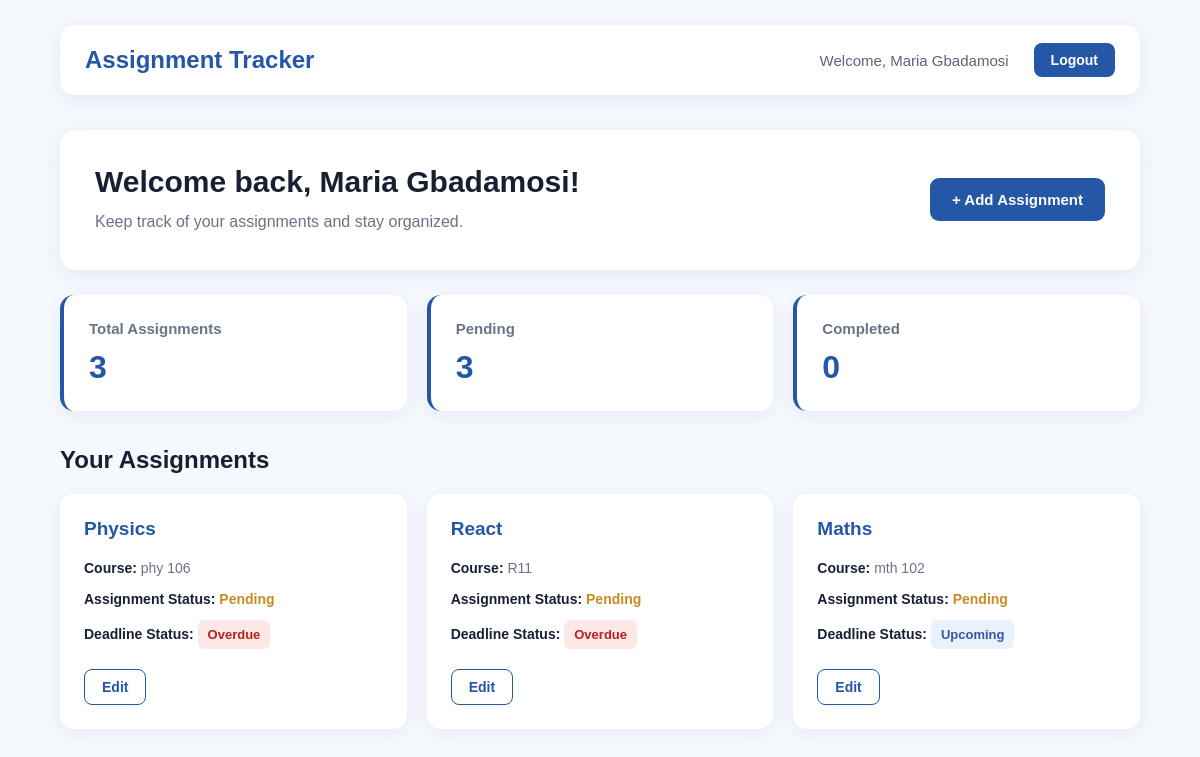
The page /dashboard (signed in) on the database its author committed.
### models/user.py (models this page shows, shortened)
class User(UserMixin, db.Model):
    __tablename__ = "Users"
    id = db.Column(db.Integer, primary_key=True)
    name = db.Column(db.String(100), nullable=False)
    email = db.Column(db.String(100), unique=True, nullable=False)
    password_hash = db.Column(db.String(255), nullable=False)
    is_admin = db.Column(db.Boolean, nullable=False, default=False)
    assignments = db.relationship(
       "Assignment",
           back_populates="user",
           lazy=True
    )

### models/assignment.py (models this page shows, shortened)
class Assignment(db.Model):
    id = db.Column(db.Integer, primary_key=True)
    title = db.Column(db.String(200), nullable=False)
    course = db.Column(db.String(100), nullable=False)
    description = db.Column(db.Text, nullable=True)
    due_date = db.Column(db.Date, nullable=False)
    status = db.Column(
        db.String(50),
        default="Pending"
    )
    user_id = db.Column(
        db.Integer,
        db.ForeignKey("Users.id"),
        nullable=False
    )
    user = db.relationship(
        "User",
        back_populates="assignments"
    )
    @property
    def deadline_status(self):
        if self.status and self.status.lower() == "completed":
            return "Completed"
        if self.due_date < date.today():
            return "Overdue"
        if self.due_date == date.today():
            return "Due Today"
        return "Upcoming"

### routes/main.py (the view)
@main.route("/dashboard")
@login_required
def homepage():
    assignments = Assignment.query.filter_by(
        user_id=current_user.id
    ).all()
    total_assignments = len(assignments)
    pending_assignments = len([
        assignment
        for assignment in assignments
        if assignment.status == "Pending"
    ])
    completed_assignments = len([
        assignment
        for assignment in assignments
        if assignment.status == "Completed"
    ])
    return render_template(
        "main/homepage.html",
        user=current_user,
        assignments=assignments,
        total_assignments=total_assignments,
        pending_assignments=pending_assignments,
        completed_assignments=completed_assignments
    )

### app.py (called while the page is built)
def create_app():
    app = Flask(__name__)
    app.config.from_object(Config)
    db.init_app(app)
    login_manager.init_app(app)
    login_manager.login_view = "auth.login"
    from models.user import User
    @login_manager.user_loader
    def load_user(user_id):
        return db.session.get(User, int(user_id))
    from models.assignment import Assignment
    from routes.main import main
    from routes.auth import auth
    from routes.admin import admin
    app.register_blueprint(auth)
    app.register_blueprint(main)
    app.register_blueprint(admin)
    with app.app_context():
        db.create_all()
    return app

### templates/main/homepage.html (shortened to what this page needs)
<!doctype html>
<html lang="en">
  <head>
    <link
      rel="stylesheet"
      href="{{ url_for('static', filename='css/homepage.css') }}"
    />
  </head>
  <body class="dashboard-page">
    <header class="dashboard-header">
      <div>
        <h1 class="brand-title">Assignment Tracker</h1>
      </div>
      <nav class="header-nav">
        <span class="welcome-user">Welcome, {{ user.name }}</span>
        <a class="logout-link" href="{{ url_for('auth.logout') }}">Logout</a>
      </nav>
    </header>
    <main class="dashboard-main">
      <section class="welcome-section">
        <div>
          <h2 class="welcome-title">Welcome back, {{ user.name }}!</h2>
          <p class="welcome-text">
            Keep track of your assignments and stay organized.
          </p>
        </div>
        <div>
          <a
            class="add-assignment-button"
            href="{{ url_for('main.add_assignment') }}"
          >
            + Add Assignment
          </a>
        </div>
      </section>
      <section class="stats-section" aria-label="Assignment statistics">
        <div class="stat-card">
          <h3 class="stat-title">Total Assignments</h3>
          <p class="stat-number">{{ total_assignments }}</p>
        </div>
        <div class="stat-card">
          <h3 class="stat-title">Pending</h3>
          <p class="stat-number">{{ pending_assignments }}</p>
        </div>
        <div class="stat-card">
          <h3 class="stat-title">Completed</h3>
          <p class="stat-number">{{ completed_assignments }}</p>
        </div>
      </section>
      <section class="assignments-section">
        <div class="assignments-heading">
          <h2 class="assignments-title">Your Assignments</h2>
        </div>
        {% if assignments %}
        <div class="assignments-grid">
          {% for assignment in assignments %}
          <article class="assignment-card">
            <h3 class="assignment-title">
              <a
                class="assignment-title-link"
                href="{{ url_for('main.assignment_detail', assignment_id=assignment.id) }}"
              >
                {{ assignment.title }}
              </a>
            </h3>
            <div class="assignment-info">
              <p class="assignment-detail">
                <strong class="detail-label">Course:</strong>
                {{ assignment.course }}
              </p>
              <p class="assignment-detail">
                <span class="detail-label">Assignment Status:</span>
                <span class="status-text {{ 'completed-status' if assignment.status and assignment.status|lower == 'completed' else 'pending-status' }}">
                  {{ assignment.status }}
                </span>
              </p>
              <p class="assignment-detail">
                <span class="detail-label">Deadline Status:</span>
                <span class="deadline-status deadline-{{ assignment.deadline_status|lower|replace(' ', '-') }}">
                  {{ assignment.deadline_status }}
                </span>
              </p>
            </div>
            <div class="assignment-actions">
              <a
                class="edit-button"
                href="{{ url_for('main.edit_assignment', assignment_id=assignment.id) }}"
              >
                Edit
              </a>
            </div>
          </article>
          {% endfor %}
        </div>
        {% endif %}
      </section>
    </main>
  </body>
</html>

### static/css/homepage.css (style rules this page uses)
.dashboard-page { margin: 0; padding: 0; min-height: 100vh; background-color: #f5f8fc; color: #172033; font-family: Arial, sans-serif; }
.dashboard-header { width: 90%; max-width: 1200px; margin: 25px auto 0; padding: 18px 25px; background-color: #ffffff; border-radius: 14px; display: flex; align-items: center; justify-content: space-between; box-shadow: 0 4px 18px rgba(30, 64, 175, 0.08); box-sizing: border-box; }
.brand-title { margin: 0; color: #2457a6; font-size: 24px; font-weight: 700; }
.header-nav { display: flex; align-items: center; gap: 25px; }
.welcome-user { color: #596579; font-size: 15px; }
.logout-link { padding: 9px 17px; border-radius: 8px; background-color: #2457a6; color: #ffffff; text-decoration: none; font-size: 14px; font-weight: 600; transition: 0.3s ease; }
.dashboard-main { width: 90%; max-width: 1200px; margin: 35px auto 60px; }
.welcome-section { padding: 35px; background-color: #ffffff; border-radius: 16px; display: flex; align-items: center; justify-content: space-between; gap: 30px; box-shadow: 0 5px 20px rgba(30, 64, 175, 0.08); }
.welcome-title { margin: 0 0 10px; color: #172033; font-size: 30px; font-weight: 700; }
.welcome-text { margin: 0; color: #687386; font-size: 16px; line-height: 1.6; }
.add-assignment-button { display: inline-block; padding: 13px 22px; border-radius: 9px; background-color: #2457a6; color: #ffffff; text-decoration: none; font-size: 15px; font-weight: 600; transition: 0.3s ease; white-space: nowrap; }
.stats-section { margin-top: 25px; display: grid; grid-template-columns: repeat(3, 1fr); gap: 20px; }
.stat-card { padding: 25px; background-color: #ffffff; border-radius: 14px; border-left: 4px solid #2457a6; box-shadow: 0 4px 18px rgba(30, 64, 175, 0.07); }
.stat-title { margin: 0 0 12px; color: #687386; font-size: 15px; font-weight: 600; }
.stat-number { margin: 0; color: #2457a6; font-size: 32px; font-weight: 700; }
.assignments-section { margin-top: 35px; }
.assignments-heading { margin-bottom: 20px; }
.assignments-title { margin: 0; color: #172033; font-size: 24px; font-weight: 700; }
.assignments-grid { display: grid; grid-template-columns: repeat(3, 1fr); gap: 20px; }
.assignment-card { padding: 24px; background-color: #ffffff; border-radius: 14px; box-shadow: 0 4px 18px rgba(30, 64, 175, 0.07); transition: 0.3s ease; }
.assignment-title { margin: 0 0 18px; font-size: 19px; font-weight: 700; }
.assignment-title-link { color: #2457a6; text-decoration: none; transition: 0.3s ease; }
.assignment-info { display: flex; flex-direction: column; gap: 10px; }
.assignment-detail { margin: 0; color: #687386; font-size: 14px; line-height: 1.5; }
.detail-label { color: #172033; font-weight: 600; }
.status-text { font-weight: 600; }
.pending-status { color: #c98a24; }
.deadline-status { display: inline-block; padding: 5px 10px; border-radius: 6px; font-size: 13px; font-weight: 600; }
.deadline-overdue { background-color: #fde8e7; color: #b42318; }
.deadline-upcoming { background-color: #eaf0fc; color: #3159a6; }
.assignment-actions { margin-top: 20px; }
.edit-button { display: inline-block; padding: 9px 17px; border: 1px solid #2457a6; border-radius: 8px; color: #2457a6; text-decoration: none; font-size: 14px; font-weight: 600; transition: 0.3s ease; }

### rows shown on the page
User: name "Maria Gbadamosi"
Assignment: title "Physics", course "phy 106", status "Pending", deadline_status "Overdue"
Assignment: title "React", course "R11", status "Pending", deadline_status "Overdue"
Assignment: title "Maths", course "mth 102", status "Pending", deadline_status "Upcoming"

### other values the page prints
{{ total_assignments }} "3"
{{ pending_assignments }} "3"
{{ completed_assignments }} "0"
